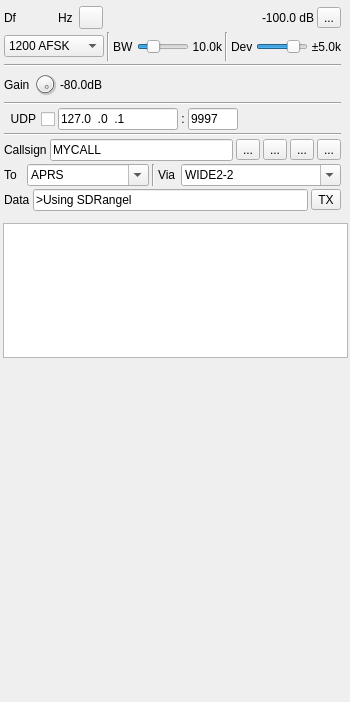
<?xml version="1.0" encoding="UTF-8"?>
<ui version="4.0">
 <class>PacketModGUI</class>
 <widget class="RollupContents" name="PacketModGUI">
  <property name="geometry">
   <rect>
    <x>0</x>
    <y>0</y>
    <width>350</width>
    <height>702</height>
   </rect>
  </property>
  <property name="sizePolicy">
   <sizepolicy hsizetype="Expanding" vsizetype="Expanding">
    <horstretch>0</horstretch>
    <verstretch>0</verstretch>
   </sizepolicy>
  </property>
  <property name="minimumSize">
   <size>
    <width>350</width>
    <height>0</height>
   </size>
  </property>
  <property name="font">
   <font>
    <family>Liberation Sans</family>
    <pointsize>9</pointsize>
   </font>
  </property>
  <property name="focusPolicy">
   <enum>Qt::StrongFocus</enum>
  </property>
  <property name="windowTitle">
   <string>Packet Modulator</string>
  </property>
  <widget class="QWidget" name="settingsContainer" native="true">
   <property name="enabled">
    <bool>true</bool>
   </property>
   <property name="geometry">
    <rect>
     <x>2</x>
     <y>2</y>
     <width>341</width>
     <height>211</height>
    </rect>
   </property>
   <property name="minimumSize">
    <size>
     <width>280</width>
     <height>0</height>
    </size>
   </property>
   <property name="windowTitle">
    <string>Settings</string>
   </property>
   <layout class="QVBoxLayout" name="settingsLayout">
    <property name="spacing">
     <number>3</number>
    </property>
    <property name="leftMargin">
     <number>2</number>
    </property>
    <property name="topMargin">
     <number>2</number>
    </property>
    <property name="rightMargin">
     <number>2</number>
    </property>
    <property name="bottomMargin">
     <number>2</number>
    </property>
    <item>
     <layout class="QHBoxLayout" name="deltaFreqPowLayout">
      <property name="topMargin">
       <number>2</number>
      </property>
      <item>
       <layout class="QHBoxLayout" name="deltaFrequencyLayout">
        <item>
         <widget class="QLabel" name="deltaFrequencyLabel">
          <property name="minimumSize">
           <size>
            <width>16</width>
            <height>0</height>
           </size>
          </property>
          <property name="text">
           <string>Df</string>
          </property>
         </widget>
        </item>
        <item>
         <widget class="ValueDialZ" name="deltaFrequency" native="true">
          <property name="sizePolicy">
           <sizepolicy hsizetype="Maximum" vsizetype="Maximum">
            <horstretch>0</horstretch>
            <verstretch>0</verstretch>
           </sizepolicy>
          </property>
          <property name="minimumSize">
           <size>
            <width>32</width>
            <height>16</height>
           </size>
          </property>
          <property name="font">
           <font>
            <family>Liberation Mono</family>
            <pointsize>12</pointsize>
           </font>
          </property>
          <property name="cursor">
           <cursorShape>PointingHandCursor</cursorShape>
          </property>
          <property name="focusPolicy">
           <enum>Qt::StrongFocus</enum>
          </property>
          <property name="toolTip">
           <string>Demod shift frequency from center in Hz</string>
          </property>
         </widget>
        </item>
        <item>
         <widget class="QLabel" name="deltaUnits">
          <property name="text">
           <string>Hz </string>
          </property>
         </widget>
        </item>
        <item>
         <widget class="ButtonSwitch" name="linkFrequencyOffset">
          <property name="toolTip">
           <string>Keep frequency offset in sync with other linked packet modulators and demodulators</string>
          </property>
          <property name="text">
           <string/>
          </property>
          <property name="icon">
           <iconset resource="../../../sdrgui/resources/res.qrc">
            <normaloff>:/link.png</normaloff>:/link.png</iconset>
          </property>
          <property name="checkable">
           <bool>true</bool>
          </property>
         </widget>
        </item>
        <item>
         <spacer name="horizontalSpacer">
          <property name="orientation">
           <enum>Qt::Horizontal</enum>
          </property>
          <property name="sizeHint" stdset="0">
           <size>
            <width>40</width>
            <height>20</height>
           </size>
          </property>
         </spacer>
        </item>
        <item>
         <widget class="QLabel" name="channelPower">
          <property name="minimumSize">
           <size>
            <width>60</width>
            <height>0</height>
           </size>
          </property>
          <property name="toolTip">
           <string>Channel power</string>
          </property>
          <property name="layoutDirection">
           <enum>Qt::RightToLeft</enum>
          </property>
          <property name="text">
           <string>-100.0 dB</string>
          </property>
          <property name="alignment">
           <set>Qt::AlignRight|Qt::AlignTrailing|Qt::AlignVCenter</set>
          </property>
         </widget>
        </item>
       </layout>
      </item>
      <item>
       <widget class="QToolButton" name="channelMute">
        <property name="toolTip">
         <string>Mute/Unmute channel</string>
        </property>
        <property name="text">
         <string>...</string>
        </property>
        <property name="icon">
         <iconset resource="../../../sdrgui/resources/res.qrc">
          <normaloff>:/txon.png</normaloff>
          <normalon>:/txoff.png</normalon>:/txon.png</iconset>
        </property>
        <property name="checkable">
         <bool>true</bool>
        </property>
       </widget>
      </item>
     </layout>
    </item>
    <item>
     <layout class="QHBoxLayout" name="rfBandwidthLayout">
      <item>
       <widget class="QComboBox" name="mode">
        <property name="minimumSize">
         <size>
          <width>100</width>
          <height>0</height>
         </size>
        </property>
        <property name="toolTip">
         <string>Baud rate and modulation</string>
        </property>
        <item>
         <property name="text">
          <string>1200 AFSK</string>
         </property>
        </item>
        <item>
         <property name="text">
          <string>9600 FSK</string>
         </property>
        </item>
       </widget>
      </item>
      <item>
       <widget class="Line" name="line_2">
        <property name="orientation">
         <enum>Qt::Vertical</enum>
        </property>
       </widget>
      </item>
      <item>
       <widget class="QLabel" name="rfBWLabel">
        <property name="text">
         <string>BW</string>
        </property>
       </widget>
      </item>
      <item>
       <widget class="QSlider" name="rfBW">
        <property name="sizePolicy">
         <sizepolicy hsizetype="Expanding" vsizetype="Minimum">
          <horstretch>0</horstretch>
          <verstretch>0</verstretch>
         </sizepolicy>
        </property>
        <property name="minimumSize">
         <size>
          <width>0</width>
          <height>0</height>
         </size>
        </property>
        <property name="toolTip">
         <string>RF bandwidth</string>
        </property>
        <property name="minimum">
         <number>10</number>
        </property>
        <property name="maximum">
         <number>400</number>
        </property>
        <property name="pageStep">
         <number>1</number>
        </property>
        <property name="value">
         <number>100</number>
        </property>
        <property name="orientation">
         <enum>Qt::Horizontal</enum>
        </property>
       </widget>
      </item>
      <item>
       <widget class="QLabel" name="rfBWText">
        <property name="minimumSize">
         <size>
          <width>30</width>
          <height>0</height>
         </size>
        </property>
        <property name="text">
         <string>10.0k</string>
        </property>
        <property name="alignment">
         <set>Qt::AlignRight|Qt::AlignTrailing|Qt::AlignVCenter</set>
        </property>
       </widget>
      </item>
      <item>
       <widget class="Line" name="line_3">
        <property name="orientation">
         <enum>Qt::Vertical</enum>
        </property>
       </widget>
      </item>
      <item>
       <widget class="QLabel" name="fmDevLabel">
        <property name="text">
         <string>Dev</string>
        </property>
       </widget>
      </item>
      <item>
       <widget class="QSlider" name="fmDev">
        <property name="sizePolicy">
         <sizepolicy hsizetype="Expanding" vsizetype="Minimum">
          <horstretch>0</horstretch>
          <verstretch>0</verstretch>
         </sizepolicy>
        </property>
        <property name="minimumSize">
         <size>
          <width>0</width>
          <height>0</height>
         </size>
        </property>
        <property name="toolTip">
         <string>Peak frequency deviation</string>
        </property>
        <property name="minimum">
         <number>10</number>
        </property>
        <property name="maximum">
         <number>60</number>
        </property>
        <property name="pageStep">
         <number>1</number>
        </property>
        <property name="value">
         <number>50</number>
        </property>
        <property name="orientation">
         <enum>Qt::Horizontal</enum>
        </property>
       </widget>
      </item>
      <item>
       <widget class="QLabel" name="fmDevText">
        <property name="minimumSize">
         <size>
          <width>30</width>
          <height>0</height>
         </size>
        </property>
        <property name="text">
         <string>±5.0k</string>
        </property>
        <property name="alignment">
         <set>Qt::AlignRight|Qt::AlignTrailing|Qt::AlignVCenter</set>
        </property>
       </widget>
      </item>
     </layout>
    </item>
    <item>
     <widget class="Line" name="line_5">
      <property name="orientation">
       <enum>Qt::Horizontal</enum>
      </property>
     </widget>
    </item>
    <item>
     <layout class="QHBoxLayout" name="volumeLayout">
      <item>
       <widget class="QLabel" name="gainLabel">
        <property name="text">
         <string>Gain</string>
        </property>
       </widget>
      </item>
      <item>
       <widget class="QDial" name="gain">
        <property name="maximumSize">
         <size>
          <width>24</width>
          <height>24</height>
         </size>
        </property>
        <property name="toolTip">
         <string>Gain</string>
        </property>
        <property name="minimum">
         <number>-60</number>
        </property>
        <property name="maximum">
         <number>0</number>
        </property>
        <property name="singleStep">
         <number>5</number>
        </property>
        <property name="pageStep">
         <number>1</number>
        </property>
        <property name="value">
         <number>0</number>
        </property>
       </widget>
      </item>
      <item>
       <widget class="QLabel" name="gainText">
        <property name="minimumSize">
         <size>
          <width>30</width>
          <height>0</height>
         </size>
        </property>
        <property name="toolTip">
         <string>Audio input gain value</string>
        </property>
        <property name="text">
         <string>-80.0dB</string>
        </property>
        <property name="alignment">
         <set>Qt::AlignRight|Qt::AlignTrailing|Qt::AlignVCenter</set>
        </property>
       </widget>
      </item>
      <item>
       <widget class="LevelMeterVU" name="volumeMeter" native="true">
        <property name="sizePolicy">
         <sizepolicy hsizetype="Expanding" vsizetype="Preferred">
          <horstretch>0</horstretch>
          <verstretch>0</verstretch>
         </sizepolicy>
        </property>
        <property name="font">
         <font>
          <family>Liberation Mono</family>
          <pointsize>8</pointsize>
         </font>
        </property>
        <property name="toolTip">
         <string>Level (% full range) top trace: average, bottom trace: instantaneous peak, tip: peak hold</string>
        </property>
       </widget>
      </item>
     </layout>
    </item>
    <item>
     <widget class="Line" name="line_4">
      <property name="orientation">
       <enum>Qt::Horizontal</enum>
      </property>
     </widget>
    </item>
    <item>
     <layout class="QHBoxLayout" name="udpLayout">
      <item>
       <widget class="QCheckBox" name="udpEnabled">
        <property name="toolTip">
         <string>Forward packets received via UDP</string>
        </property>
        <property name="layoutDirection">
         <enum>Qt::RightToLeft</enum>
        </property>
        <property name="text">
         <string>UDP</string>
        </property>
       </widget>
      </item>
      <item>
       <widget class="QLineEdit" name="udpAddress">
        <property name="minimumSize">
         <size>
          <width>120</width>
          <height>0</height>
         </size>
        </property>
        <property name="focusPolicy">
         <enum>Qt::ClickFocus</enum>
        </property>
        <property name="toolTip">
         <string>UDP address to listen for packets to forward on</string>
        </property>
        <property name="inputMask">
         <string>000.000.000.000</string>
        </property>
        <property name="text">
         <string>127.0.0.1</string>
        </property>
       </widget>
      </item>
      <item>
       <widget class="QLabel" name="udpSeparator">
        <property name="text">
         <string>:</string>
        </property>
        <property name="alignment">
         <set>Qt::AlignCenter</set>
        </property>
       </widget>
      </item>
      <item>
       <widget class="QLineEdit" name="udpPort">
        <property name="minimumSize">
         <size>
          <width>50</width>
          <height>0</height>
         </size>
        </property>
        <property name="maximumSize">
         <size>
          <width>50</width>
          <height>16777215</height>
         </size>
        </property>
        <property name="focusPolicy">
         <enum>Qt::ClickFocus</enum>
        </property>
        <property name="toolTip">
         <string>UDP port to listen for packets to forward on</string>
        </property>
        <property name="inputMask">
         <string>00000</string>
        </property>
        <property name="text">
         <string>9997</string>
        </property>
       </widget>
      </item>
      <item>
       <spacer name="horizontalSpacer_4">
        <property name="orientation">
         <enum>Qt::Horizontal</enum>
        </property>
        <property name="sizeHint" stdset="0">
         <size>
          <width>40</width>
          <height>20</height>
         </size>
        </property>
       </spacer>
      </item>
     </layout>
    </item>
    <item>
     <widget class="Line" name="line_6">
      <property name="orientation">
       <enum>Qt::Horizontal</enum>
      </property>
     </widget>
    </item>
    <item>
     <layout class="QHBoxLayout" name="callsignLayout">
      <item>
       <widget class="QLabel" name="callsignLabel">
        <property name="text">
         <string>Callsign</string>
        </property>
       </widget>
      </item>
      <item>
       <widget class="QLineEdit" name="callsign">
        <property name="toolTip">
         <string>Enter your amateur radio callsign and optionally a SSID. E.g. M7RCE or M7RCE-1</string>
        </property>
        <property name="text">
         <string>MYCALL</string>
        </property>
        <property name="maxLength">
         <number>10</number>
        </property>
       </widget>
      </item>
      <item>
       <widget class="ButtonSwitch" name="preEmphasis">
        <property name="toolTip">
         <string>Preemphasis filter. Right click for additional settings.</string>
        </property>
        <property name="text">
         <string>...</string>
        </property>
        <property name="icon">
         <iconset resource="../../../sdrgui/resources/res.qrc">
          <normaloff>:/filter_highpass.png</normaloff>:/filter_highpass.png</iconset>
        </property>
       </widget>
      </item>
      <item>
       <widget class="ButtonSwitch" name="bpf">
        <property name="toolTip">
         <string>Baseband bandpass filter. Right click for additional settings.</string>
        </property>
        <property name="text">
         <string>...</string>
        </property>
        <property name="icon">
         <iconset resource="../../../sdrgui/resources/res.qrc">
          <normaloff>:/filter_bandpass.png</normaloff>:/filter_bandpass.png</iconset>
        </property>
       </widget>
      </item>
      <item>
       <widget class="ButtonSwitch" name="repeat">
        <property name="toolTip">
         <string>Repeatedly transmit the packet. Right click for additional settings.</string>
        </property>
        <property name="text">
         <string>...</string>
        </property>
        <property name="icon">
         <iconset resource="../../../sdrgui/resources/res.qrc">
          <normaloff>:/playloop.png</normaloff>:/playloop.png</iconset>
        </property>
       </widget>
      </item>
      <item>
       <widget class="QToolButton" name="insertPosition">
        <property name="toolTip">
         <string>Insert position (latitude and longitude)</string>
        </property>
        <property name="text">
         <string>...</string>
        </property>
        <property name="icon">
         <iconset>
          <normalon>:/gps.png</normalon>
         </iconset>
        </property>
       </widget>
      </item>
     </layout>
    </item>
    <item>
     <layout class="QHBoxLayout" name="routingLayout">
      <item>
       <widget class="QLabel" name="toLabel">
        <property name="sizePolicy">
         <sizepolicy hsizetype="Minimum" vsizetype="Preferred">
          <horstretch>0</horstretch>
          <verstretch>0</verstretch>
         </sizepolicy>
        </property>
        <property name="text">
         <string>To</string>
        </property>
       </widget>
      </item>
      <item>
       <widget class="QComboBox" name="to">
        <property name="sizePolicy">
         <sizepolicy hsizetype="Minimum" vsizetype="Fixed">
          <horstretch>0</horstretch>
          <verstretch>0</verstretch>
         </sizepolicy>
        </property>
        <property name="minimumSize">
         <size>
          <width>100</width>
          <height>0</height>
         </size>
        </property>
        <property name="toolTip">
         <string>Enter destination</string>
        </property>
        <property name="editable">
         <bool>true</bool>
        </property>
        <property name="currentText">
         <string>APRS</string>
        </property>
        <property name="currentIndex">
         <number>0</number>
        </property>
        <item>
         <property name="text">
          <string>APRS</string>
         </property>
        </item>
        <item>
         <property name="text">
          <string>APZ</string>
         </property>
        </item>
        <item>
         <property name="text">
          <string>CQ</string>
         </property>
        </item>
        <item>
         <property name="text">
          <string>BEACON</string>
         </property>
        </item>
        <item>
         <property name="text">
          <string>CALLSIGN-SSID</string>
         </property>
        </item>
       </widget>
      </item>
      <item>
       <widget class="Line" name="line">
        <property name="orientation">
         <enum>Qt::Vertical</enum>
        </property>
       </widget>
      </item>
      <item>
       <widget class="QLabel" name="viaLabel">
        <property name="sizePolicy">
         <sizepolicy hsizetype="Minimum" vsizetype="Preferred">
          <horstretch>0</horstretch>
          <verstretch>0</verstretch>
         </sizepolicy>
        </property>
        <property name="text">
         <string>Via</string>
        </property>
       </widget>
      </item>
      <item>
       <widget class="QComboBox" name="via">
        <property name="sizePolicy">
         <sizepolicy hsizetype="Minimum" vsizetype="Fixed">
          <horstretch>0</horstretch>
          <verstretch>0</verstretch>
         </sizepolicy>
        </property>
        <property name="minimumSize">
         <size>
          <width>160</width>
          <height>0</height>
         </size>
        </property>
        <property name="toolTip">
         <string>Enter routing</string>
        </property>
        <property name="editable">
         <bool>true</bool>
        </property>
        <item>
         <property name="text">
          <string>WIDE2-2</string>
         </property>
        </item>
        <item>
         <property name="text">
          <string>ARISS</string>
         </property>
        </item>
       </widget>
      </item>
     </layout>
    </item>
    <item>
     <layout class="QHBoxLayout" name="packetDataLayout">
      <item>
       <widget class="QLabel" name="label">
        <property name="layoutDirection">
         <enum>Qt::LeftToRight</enum>
        </property>
        <property name="text">
         <string>Data</string>
        </property>
       </widget>
      </item>
      <item>
       <widget class="QLineEdit" name="packet">
        <property name="toolTip">
         <string>Enter data to transmit.

APRS examples:
&gt;Status
:Addressee:Message
!Position</string>
        </property>
        <property name="text">
         <string>&gt;Using SDRangel</string>
        </property>
        <property name="maxLength">
         <number>256</number>
        </property>
       </widget>
      </item>
      <item>
       <widget class="QToolButton" name="txButton">
        <property name="toolTip">
         <string>Press to transmit the packet</string>
        </property>
        <property name="text">
         <string>TX</string>
        </property>
       </widget>
      </item>
     </layout>
    </item>
   </layout>
  </widget>
  <widget class="QWidget" name="logContainer" native="true">
   <property name="geometry">
    <rect>
     <x>0</x>
     <y>220</y>
     <width>351</width>
     <height>141</height>
    </rect>
   </property>
   <property name="sizePolicy">
    <sizepolicy hsizetype="Preferred" vsizetype="Expanding">
     <horstretch>0</horstretch>
     <verstretch>0</verstretch>
    </sizepolicy>
   </property>
   <property name="windowTitle">
    <string>Transmitted Packets</string>
   </property>
   <layout class="QVBoxLayout" name="transmittedLayout">
    <property name="spacing">
     <number>2</number>
    </property>
    <property name="leftMargin">
     <number>3</number>
    </property>
    <property name="topMargin">
     <number>3</number>
    </property>
    <property name="rightMargin">
     <number>3</number>
    </property>
    <property name="bottomMargin">
     <number>3</number>
    </property>
    <item>
     <widget class="QPlainTextEdit" name="transmittedText">
      <property name="readOnly">
       <bool>true</bool>
      </property>
     </widget>
    </item>
   </layout>
  </widget>
  <widget class="QWidget" name="spectrumContainer" native="true">
   <property name="geometry">
    <rect>
     <x>0</x>
     <y>370</y>
     <width>351</width>
     <height>284</height>
    </rect>
   </property>
   <property name="sizePolicy">
    <sizepolicy hsizetype="Expanding" vsizetype="Expanding">
     <horstretch>0</horstretch>
     <verstretch>0</verstretch>
    </sizepolicy>
   </property>
   <property name="windowTitle">
    <string>Baseband Spectrum</string>
   </property>
   <layout class="QVBoxLayout" name="spectrumLayout">
    <property name="spacing">
     <number>2</number>
    </property>
    <property name="leftMargin">
     <number>3</number>
    </property>
    <property name="topMargin">
     <number>3</number>
    </property>
    <property name="rightMargin">
     <number>3</number>
    </property>
    <property name="bottomMargin">
     <number>3</number>
    </property>
    <item>
     <widget class="GLSpectrum" name="glSpectrum" native="true">
      <property name="sizePolicy">
       <sizepolicy hsizetype="Expanding" vsizetype="Expanding">
        <horstretch>0</horstretch>
        <verstretch>0</verstretch>
       </sizepolicy>
      </property>
      <property name="minimumSize">
       <size>
        <width>200</width>
        <height>250</height>
       </size>
      </property>
      <property name="font">
       <font>
        <family>Liberation Mono</family>
        <pointsize>8</pointsize>
       </font>
      </property>
     </widget>
    </item>
    <item>
     <widget class="GLSpectrumGUI" name="spectrumGUI" native="true"/>
    </item>
   </layout>
  </widget>
 </widget>
 <customwidgets>
  <customwidget>
   <class>RollupContents</class>
   <extends>QWidget</extends>
   <header>gui/rollupcontents.h</header>
   <container>1</container>
  </customwidget>
  <customwidget>
   <class>GLSpectrum</class>
   <extends>QWidget</extends>
   <header>gui/glspectrum.h</header>
   <container>1</container>
  </customwidget>
  <customwidget>
   <class>GLSpectrumGUI</class>
   <extends>QWidget</extends>
   <header>gui/glspectrumgui.h</header>
   <container>1</container>
  </customwidget>
  <customwidget>
   <class>ValueDialZ</class>
   <extends>QWidget</extends>
   <header>gui/valuedialz.h</header>
   <container>1</container>
  </customwidget>
  <customwidget>
   <class>ButtonSwitch</class>
   <extends>QToolButton</extends>
   <header>gui/buttonswitch.h</header>
  </customwidget>
  <customwidget>
   <class>LevelMeterVU</class>
   <extends>QWidget</extends>
   <header>gui/levelmeter.h</header>
   <container>1</container>
  </customwidget>
 </customwidgets>
 <tabstops>
  <tabstop>deltaFrequency</tabstop>
  <tabstop>channelMute</tabstop>
  <tabstop>mode</tabstop>
  <tabstop>rfBW</tabstop>
  <tabstop>fmDev</tabstop>
  <tabstop>gain</tabstop>
  <tabstop>callsign</tabstop>
  <tabstop>preEmphasis</tabstop>
  <tabstop>repeat</tabstop>
  <tabstop>insertPosition</tabstop>
  <tabstop>to</tabstop>
  <tabstop>via</tabstop>
  <tabstop>packet</tabstop>
  <tabstop>txButton</tabstop>
  <tabstop>transmittedText</tabstop>
 </tabstops>
 <resources>
  <include location="../../../sdrgui/resources/res.qrc"/>
 </resources>
 <connections/>
</ui>
